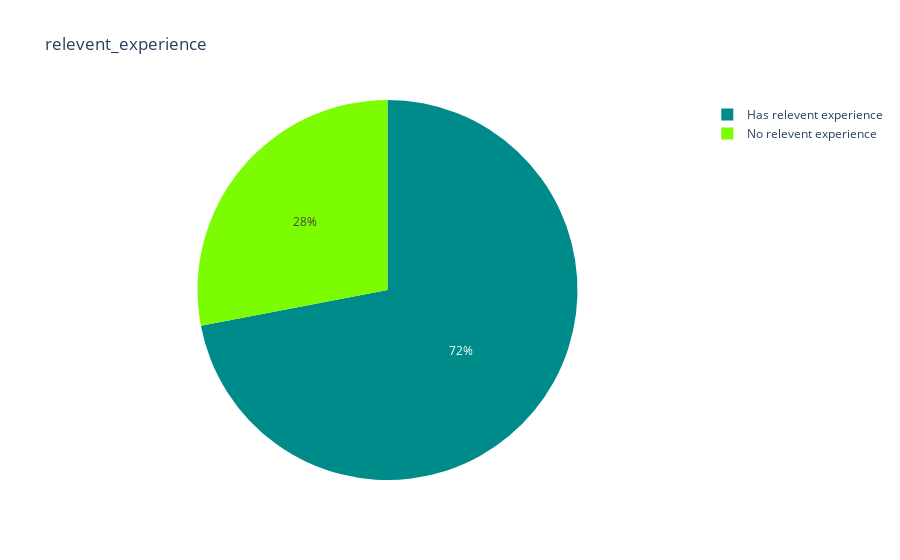

Write notebook code for a chart like this one.
### Code cell
pie_chart(HR,"relevent_experience")

### Figure 1 — Plotly figure (JSON) as saved in the notebook; plotly's stock layout.template omitted (floating-point values rounded to 4 significant figures)
{"data": [{"domain": {"x": [0, 1], "y": [0, 1]}, "hovertemplate": "label=%{label}<br>value=%{value}<extra></extra>", "labels": ["Has relevent experience", "No relevent experience"], "legendgroup": "", "name": "", "showlegend": true, "type": "pie", "values": [71.99, 28.01]}], "layout": {"legend": {"tracegroupgap": 0}, "piecolorway": ["darkcyan", "lawngreen"], "title": {"text": "relevent_experience"}}}
